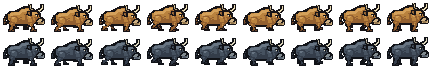
#> input picture resources/gfx/effects/conch_ox.png, 432 x 68 px
$ python sleep.py
#> lines starting #> are read from the running program, lines starting #| are printed output that depends on the picture
"""Builds the oxen's sleeping pose from their idle frames in conch_ox.png.

An ox with nowhere left to go lies down where it stands (user request
2026-10-31): the body and head drop onto the ground, the legs tuck under
it, the eye closes and two small z's drift up above the horns. The sheet is
four 48x34 frames a row, 누렁소 on top and 검은소 below, read by the
Sleep animations of conch_ox.anm2 through their own layer. Run from the
repository root after conch_ox.png changes:

    python docs/previews/ox-revision/sleep.py
"""
from pathlib import Path
from PIL import Image

ROOT = Path(__file__).resolve().parents[3]
SHEET = ROOT / 'resources/gfx/effects/conch_ox.png'
OUT = ROOT / 'resources/gfx/effects/conch_ox_sleep.png'
W, H = 48, 34
IDLE_X = 8 * W          # the idle pose is the ninth cell of each row
DROP = 6                # the body sinks onto the ground by the leg height
LEG_TOP = 25            # first row of the legs in the idle pose
EYE = [(35, 14), (36, 14)]  # the open eye; closed it is a short dark line
Z = ['####', '..#.', '.#..', '####']
Z_PATH = [(33, 6), (36, 4), (39, 2), (42, 0)]  # each z rises along these
GLYPH = (236, 232, 252, 255)


def darkest(frame):
    """The contour colour: the darkest opaque pixel."""
    best = None
    for p in frame.getdata():
        if p[3] and (best is None or sum(p[:3]) < sum(best[:3])):
            best = p
    return best


def lying(idle):
    outline = darkest(idle)
    leg = idle.getpixel((12, 27))
    hoof = idle.getpixel((11, 30))
    body = Image.new('RGBA', (W, H), (0, 0, 0, 0))
    for y in range(LEG_TOP):
        for x in range(W):
            p = idle.getpixel((x, y))
            if p[3]:
                body.putpixel((x, y + DROP), p)
    for x, y in EYE:
        body.putpixel((x, y + DROP), outline)
    # Legs tucked under the belly: a dark fold with a hoof at each end.
    for left, right in ((10, 17), (27, 34)):
        for x in range(left, right + 1):
            body.putpixel((x, LEG_TOP + DROP - 1), leg)
            body.putpixel((x, LEG_TOP + DROP), outline)
        body.putpixel((left - 1, LEG_TOP + DROP - 1), outline)
        body.putpixel((right + 1, LEG_TOP + DROP - 1), outline)
        body.putpixel((right, LEG_TOP + DROP - 1), hoof)
    return body, outline


def with_z(base, outline, spots):
    frame = base.copy()
    for ox, oy in spots:
        ink = {(ox + i, oy + j) for j, row in enumerate(Z) for i, c in enumerate(row) if c == '#'}
        for x, y in ink:
            for dx in (-1, 0, 1):
                for dy in (-1, 0, 1):
                    q = (x + dx, y + dy)
                    if q not in ink and 0 <= q[0] < W and 0 <= q[1] < H:
                        frame.putpixel(q, outline)
        for x, y in ink:
            frame.putpixel((x, y), GLYPH)
    return frame


def main():
    sheet = Image.open(SHEET).convert('RGBA')
#> sheet is the input picture: PIL image 432x68 RGBA; mean R, G, B, A 37.8, 32.4, 27.1, 120.3
    out = Image.new('RGBA', (W * 4, H * 2), (0, 0, 0, 0))
#> out: PIL image 192x68 RGBA; every value is 0
    for row in range(2):
        idle = sheet.crop((IDLE_X, row * H, IDLE_X + W, row * H + H))
        base, outline = lying(idle)
        for k in range(4):
            # Two z's half a cycle apart, each rising one step a frame.
            spots = [Z_PATH[k], Z_PATH[(k + 2) % 4]]
            out.paste(with_z(base, outline, spots), (k * W, row * H))
#> this loop made 2 passes
#> (leg in lying, hoof in lying) on passes 1 to 2: ((147, 96, 48, 255), (22, 19, 22, 255)), ((52, 61, 74, 255), (17, 19, 24, 255))
#> pass 1, in main, `idle = sheet.crop((IDLE_X, row * H, IDLE_X + W, row * H + H))`:
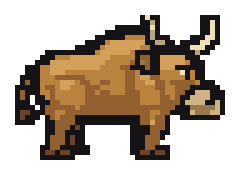
#> idle: PIL image 48x34 RGBA (shown 5 times larger); mean R, G, B, A 52.9, 38.6, 23.5, 123.8; transparent parts drawn white
#> pass 1, in main, `base, outline = lying(idle)`:
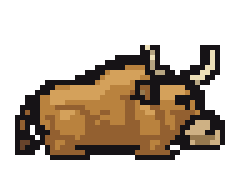
#> base: PIL image 48x34 RGBA (shown 5 times larger); mean R, G, B, A 49.3, 36, 21.6, 109.2; transparent parts drawn white
#> pass 2, in main, `idle = sheet.crop((IDLE_X, row * H, IDLE_X + W, row * H + H))`:
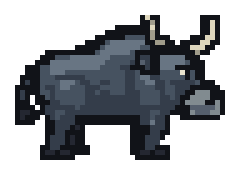
#> idle: PIL image 48x34 RGBA (shown 5 times larger); mean R, G, B, A 24.5, 27.7, 32, 123.8; transparent parts drawn white
#> after the loop:
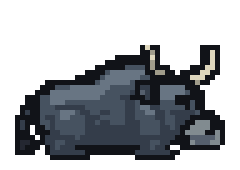
#> base: PIL image 48x34 RGBA (shown 5 times larger); mean R, G, B, A 22.8, 25.7, 29.6, 109.2; transparent parts drawn white
#> after the loop:
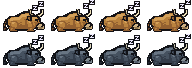
#> out: PIL image 192x68 RGBA; mean R, G, B, A 39.5, 34.3, 29.4, 120; transparent parts drawn white
    out.save(OUT)
    print('saved', OUT.relative_to(ROOT), out.size)
#| saved resources/gfx/effects/conch_ox_sleep.png (192, 68)


if __name__ == '__main__':
    main()
